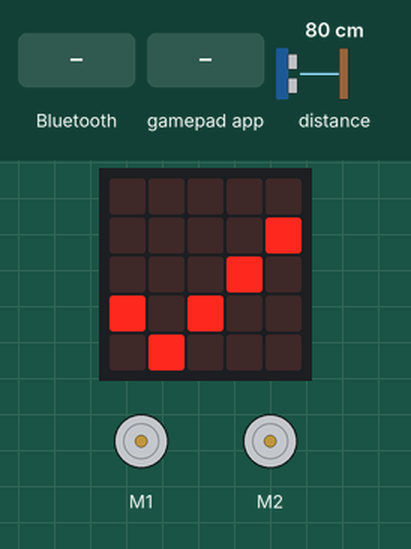
Simulated run of this program. Board: BBC micro:bit (MakeCode). Shown: the board's 5×5 LED display, 2 × DC motor (green arrow = forward, orange = backward, longer = faster). Inputs (shaded band) come from the test bench; at power-on: distance to the obstacle 80 cm.

Above: at 1.6 s.
1.7 s: a phone connects over Bluetooth
At 2.9 s:
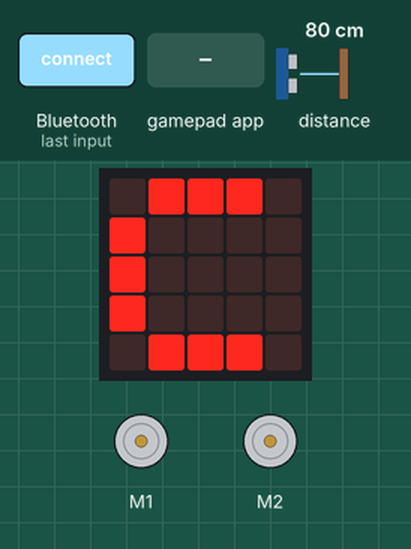
3.2 s: gamepad app sends A_DOWN
At 4.3 s:
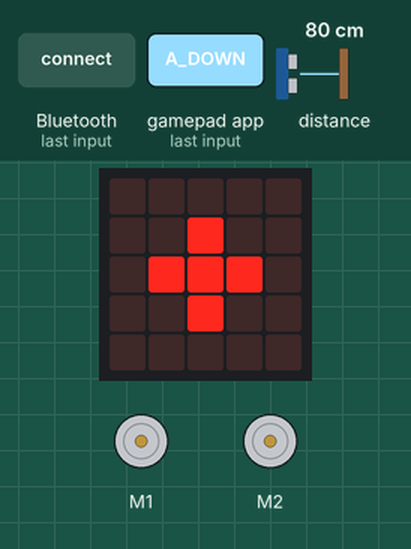
4.7 s: a phone disconnects over Bluetooth
At 5.4 s:
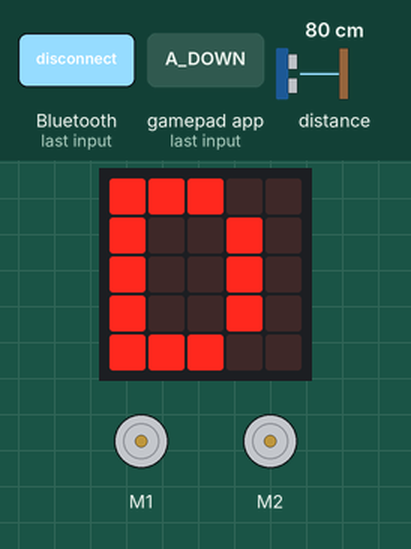
6.2 s: gamepad app sends D_DOWN
At 6.6 s:
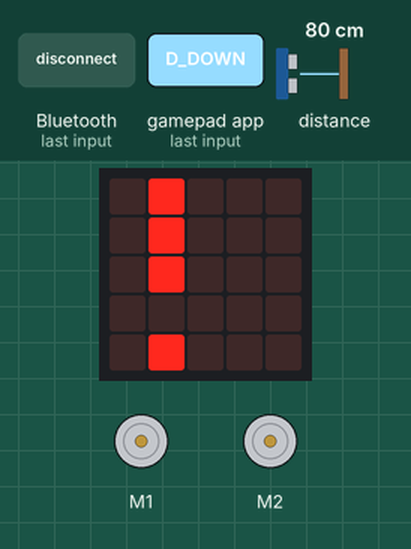
7.7 s: gamepad app sends 1_DOWN
At 8.5 s:
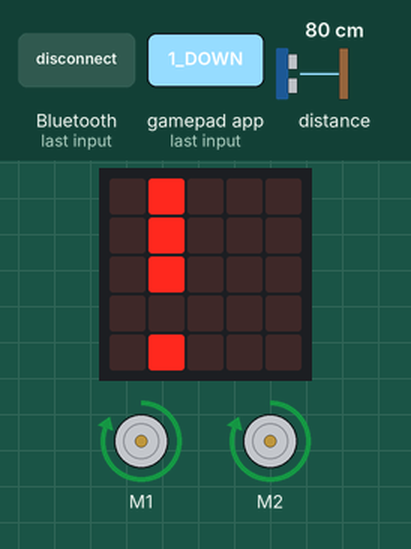
9.3 s: gamepad app sends B_DOWN
At 11.3 s:
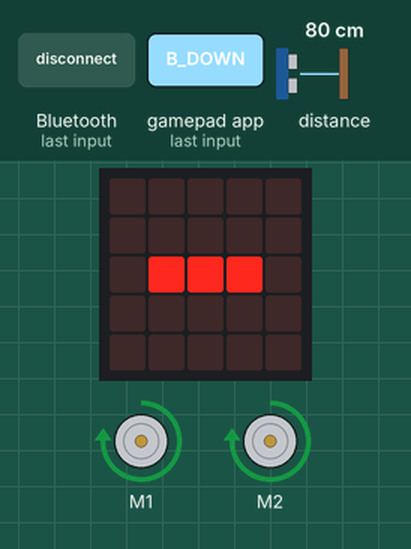
Timing chart, 0 to 12.5 s (numbered marks = the images above; inputs shaded):
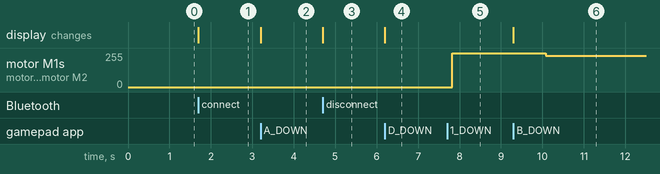

The program:

main.ts
```typescript
// Project Settings:
//
// No Pairing Required: Anyone can connect via Bluetooth.
//
// Extensions:
//
// Maqueen
//
// Bluetooth
// Project Settings:
// No Pairing Required: Anyone can connect via Bluetooth.
//
// Extensions:
// Maqueen
// Bluetooth
bluetooth.onBluetoothConnected(function () {
    maqueen.motorStop(maqueen.Motors.All)
    speedValue = speedValue
    basic.clearScreen()
    basic.showString("C")
})
bluetooth.onBluetoothDisconnected(function () {
    maqueen.motorStop(maqueen.Motors.All)
    basic.showString("D")
})
control.onEvent(EventBusSource.MES_DPAD_CONTROLLER_ID, EventBusValue.MICROBIT_EVT_ANY, function () {
    if (control.eventValue() == EventBusValue.MES_DPAD_BUTTON_1_DOWN) {
        richtung = 1
    } else if (control.eventValue() == EventBusValue.MES_DPAD_BUTTON_1_UP) {
        richtung = 0
    } else if (control.eventValue() == EventBusValue.MES_DPAD_BUTTON_2_DOWN) {
        richtung = 2
    } else if (control.eventValue() == EventBusValue.MES_DPAD_BUTTON_2_UP) {
        richtung = 0
    } else if (control.eventValue() == EventBusValue.MES_DPAD_BUTTON_3_DOWN) {
        richtung = 3
    } else if (control.eventValue() == EventBusValue.MES_DPAD_BUTTON_3_UP) {
        richtung = 0
    } else if (control.eventValue() == EventBusValue.MES_DPAD_BUTTON_4_DOWN) {
        richtung = 4
    } else if (control.eventValue() == EventBusValue.MES_DPAD_BUTTON_4_UP) {
        richtung = 0
    } else if (control.eventValue() == EventBusValue.MES_DPAD_BUTTON_A_DOWN) {
        basic.showString("+")
        if (speedValue < maxSpeed - speedIncrement) {
            speedValue += speedIncrement
        } else {
            speedValue = maxSpeed
        }
    } else if (control.eventValue() == EventBusValue.MES_DPAD_BUTTON_A_UP) {

    } else if (control.eventValue() == EventBusValue.MES_DPAD_BUTTON_B_DOWN) {
        basic.showString("-")
        if (speedValue > speedIncrement - 1) {
            speedValue += 0 - speedIncrement
        } else {
            speedValue = 0
        }
    } else if (control.eventValue() == EventBusValue.MES_DPAD_BUTTON_B_UP) {

    } else if (control.eventValue() == EventBusValue.MES_DPAD_BUTTON_C_DOWN) {
        basic.showString("0")
        speedValue = 0
    } else if (control.eventValue() == EventBusValue.MES_DPAD_BUTTON_C_UP) {

    } else if (control.eventValue() == EventBusValue.MES_DPAD_BUTTON_D_DOWN) {
        basic.showString("!")
        speedValue = maxSpeed
    } else if (control.eventValue() == EventBusValue.MES_DPAD_BUTTON_D_UP) {

    }
})
let distanz = 0
let richtung = 0
let speedIncrement = 0
let speedValue = 0
let maxSpeed = 0
maxSpeed = 255
speedValue = 100
speedIncrement = 20
basic.showLeds(`
    . . . . .
    . . . . #
    . . . # .
    # . # . .
    . # . . .
    `)
maqueen.motorStop(maqueen.Motors.All)
basic.forever(function () {
    distanz = maqueen.Ultrasonic(PingUnit.Centimeters)
    if (richtung == 0) {
        maqueen.motorStop(maqueen.Motors.All)
    } else if (richtung == 1) {
        if (distanz < 4) {
            richtung = 0
            maqueen.motorStop(maqueen.Motors.All)
        }
        maqueen.motorRun(maqueen.Motors.All, maqueen.Dir.CW, speedValue)
    } else if (richtung == 2) {
        maqueen.motorRun(maqueen.Motors.All, maqueen.Dir.CCW, speedValue)
    } else if (richtung == 3) {
        maqueen.motorRun(maqueen.Motors.M2, maqueen.Dir.CW, speedValue)
    } else {
        maqueen.motorRun(maqueen.Motors.M1, maqueen.Dir.CW, speedValue)
    }
    basic.pause(100)
})
```

test.ts
```typescript
// Hier kann man Tests durchführen; diese Datei wird nicht kompiliert, wenn dieses Paket als Erweiterung verwendet wird.
```

Measured:
- after the input at 1.7 s, the display: changes at once (image 1)
- after the input at 3.2 s, the display: changes at once (image 2)
- after the input at 4.7 s, the display: changes at once (image 3)
- after the input at 6.2 s, the display: changes at once (image 4)
- after the input at 7.7 s, motor M1, motor M2: stopped → forward 255/255 after 0.12 s
- after the input at 9.3 s, motor M1, motor M2: forward 255/255 → forward 235/255 after 0.78 s; the display: changes at once (image 6)
